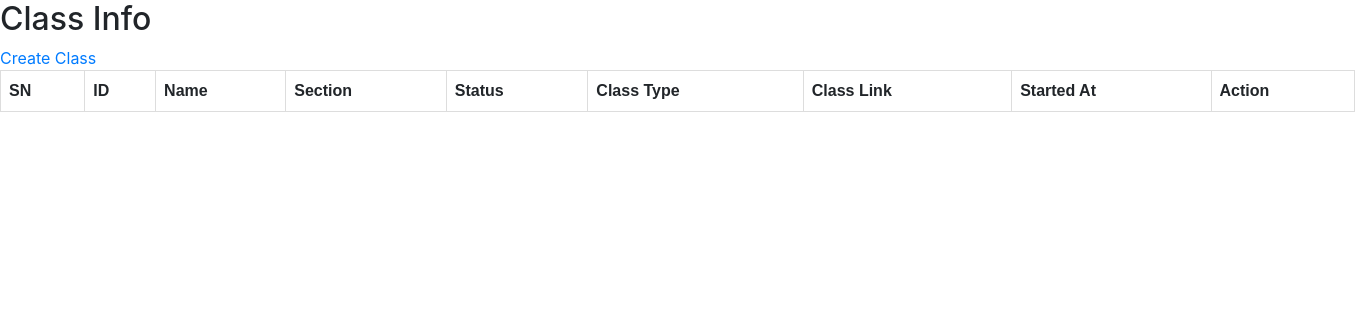
The page /student/class/ on the database as committed earlier.
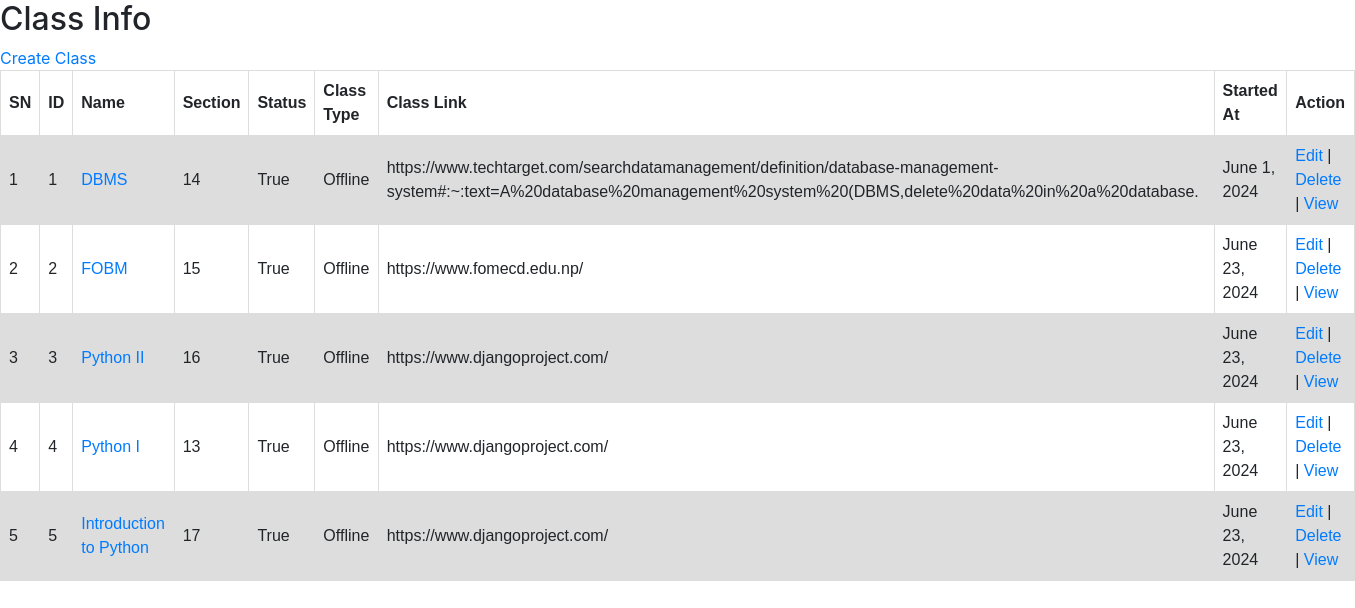
The same page on the database as committed later.
### student/models.py (models this page shows, shortened)
class BroadwayClass(models.Model):
    name = models.CharField(
        verbose_name="Class Name",
        max_length=30,
        blank=True,
        null=True,
    )
    section = models.CharField(
        verbose_name="lab room / section",
        max_length=40
    )
    teacher = models.ForeignKey(BroadwayTeacher, on_delete=models.SET_NULL, null=True, blank=True)
    status = models.BooleanField(default=False)
    class_type = models.CharField(verbose_name="class type", max_length=10, null=True, blank=True)
    class_link = models.URLField(null=True, blank=True)
    created_date = models.DateField(auto_now_add=True)
    started_date = models.DateField()
    end_date = models.DateField()

### student/views.py (the view)
# urls.py: path('class/',list_class, name='list-class'),
def list_class(request):
    context = {"data": BroadwayClass.objects.all()}
    return render(request, "class/index.html", context)

### student/templates/class/index.html (shortened to what this page needs)
<!DOCTYPE html>
<html>
<head>
  <link rel="stylesheet" href="https://cdn.jsdelivr.net/npm/bootstrap@4.3.1/dist/css/bootstrap.min.css">
</head>
<body>
  <h2>Class Info</h2>
  <a href="{% url 'create_class' %}">Create Class</a>
  <table>
    <tr>
      <th>SN</th>
      <th>ID</th>
      <th>Name</th>
      <th>Section</th>
      <th>Status</th>
      <th>Class Type</th>
      <th>Class Link</th>
      <th>Started At</th>
      <th>Action</th>
    </tr>
    {% for i in data %}
    <tr>
      <td>{{ forloop.counter }}</td>
      <td>{{ i.id }}</td>
      <td><a href="{% url 'class_students' i.id %}">{{ i.name }}</a></td>
      <td>{{ i.section }}</td>
      <td>{{ i.status }}</td>
      <td>{{ i.class_type }}</td>
      <td>{{ i.class_link }}</td>
      <td>{{ i.started_date }}</td>
      <td>
        <a href="{% url 'edit_class' i.id %}">Edit</a> |
        <a href="{% url 'delete_class' i.id %}">Delete</a> |
        <a href="{% url 'class_students' i.id %}">View
      </td>
    </tr>
    {% endfor %}
  </table>
</body>
</html>

### student/templates/class/index.html (style rules this page uses)
table { font-family: arial, sans-serif; border-collapse: collapse; width: 100%; }
td, th { border: 1px solid #dddddd; text-align: left; padding: 8px; }
tr:nth-child(even) { background-color: #dddddd; }

Rows that differ between the two databases and show on the page:
added BroadwayClass: id "1", name "DBMS", section "14", status "True", class_type "Offline", class_link "https://www.techtarget.com/searchdatamanagement/definition/database-management-system#:~:text=A%20database%20management%20system%20(DBMS,delete%20data%20in%20a%20database.", started_date "June 1, 2024"
added BroadwayClass: id "2", name "FOBM", section "15", status "True", class_type "Offline", class_link "https://www.fomecd.edu.np/", started_date "June 23, 2024"
added BroadwayClass: id "3", name "Python II", section "16", status "True", class_type "Offline", class_link "https://www.djangoproject.com/", started_date "June 23, 2024"
added BroadwayClass: id "4", name "Python I", section "13", status "True", class_type "Offline", class_link "https://www.djangoproject.com/", started_date "June 23, 2024"
added BroadwayClass: id "5", name "Introduction to Python", section "17", status "True", class_type "Offline", class_link "https://www.djangoproject.com/", started_date "June 23, 2024"
